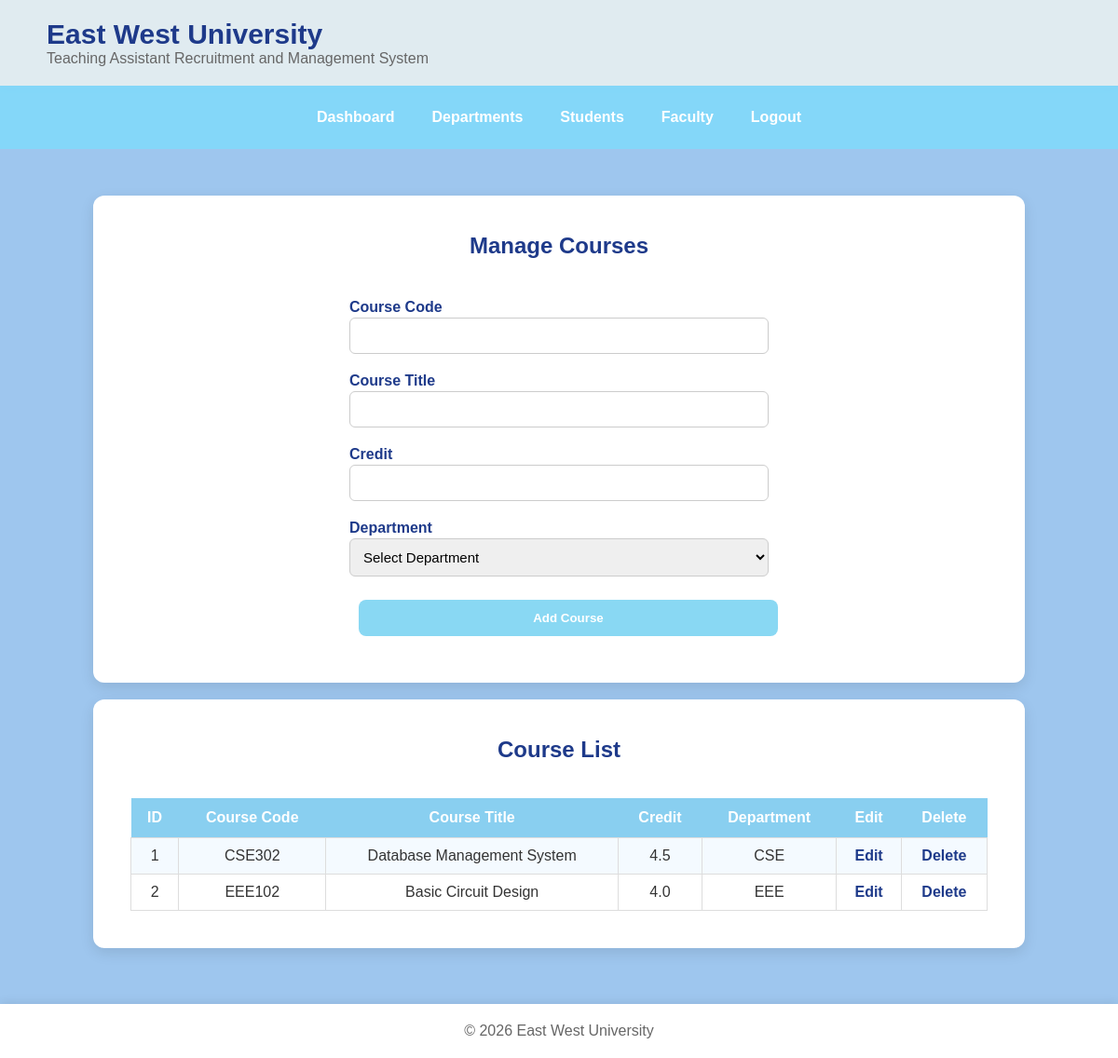
/admin/manage_courses.php (signed in), run on the app's committed database.
### tables this page shows
CREATE TABLE `course` (
  `CourseID` int(11) NOT NULL,
  `CourseCode` varchar(20) NOT NULL,
  `CourseTitle` varchar(100) NOT NULL,
  `Credit` decimal(2,1) NOT NULL,
  `DepartmentID` int(11) NOT NULL
);

CREATE TABLE `department` (
  `DepartmentID` int(11) NOT NULL,
  `DepartmentName` varchar(100) NOT NULL,
  `FloorNo` varchar(100) DEFAULT NULL
);

### admin/manage_courses.php (the view, shortened to what this page needs)
<?php
include "../includes/db_conn.php";
$edit = false;
$course_code = "";
$course_title = "";
$credit = "";
$courses = $conn->query(
    "SELECT
        Course.CourseID,
        Course.CourseCode,
        Course.CourseTitle,
        Course.Credit,
        Department.DepartmentName
     FROM Course
     JOIN Department
     ON Course.DepartmentID =
        Department.DepartmentID
     ORDER BY Course.CourseCode"
);
?>
<!DOCTYPE html>
<html lang="en">
<head>
<link rel="stylesheet"
      href="../css/style.css">
</head>
<body>
<header>
<div class="logo">
    <div>
        <h1>East West University</h1>
        <p>
        Teaching Assistant Recruitment and Management System
        </p>
    </div>
</div>
</header>
<nav>
<a href="dashboard.php">
Dashboard
</a>
<a href="manage_departments.php">
Departments
</a>
<a href="manage_students.php">
Students
</a>
<a href="manage_faculty.php">
Faculty
</a>
<a href="../logout.php">
Logout
</a>
</nav>
<div class="container">
<div class="card">
    <h2>Manage Courses</h2>
    <br>
    <form method="POST"
          class="crud-form">
        <label>
            Course Code
        </label>
        <input
        type="text"
        name="course_code"
        value="<?php echo htmlspecialchars($course_code); ?>"
        required>
        <br>
        <label>
            Course Title
        </label>
        <input
        type="text"
        name="course_title"
        value="<?php echo htmlspecialchars($course_title); ?>"
        required>
        <br>
        <label>
            Credit
        </label>
       <input
        type="number"
        step="0.5"
        min="1"
        max="5"
        name="credit"
        value="<?php echo htmlspecialchars($credit); ?>"
        required>
        <br>
        <label>
            Department
        </label>
        <select
        name="department_id"
        required>
            <option value="">
                Select Department
            </option>
        </select>
        <br>
      <?php
        if($edit)
        {
        ?>
            <input
            type="submit"
            name="update"
            value="Update Course"
            class="btn">
        <?php
        }
        else
        {
        ?>
            <input
            type="submit"
            name="add"
            value="Add Course"
            class="btn">
        <?php
        }
        ?>
    </form>
</div>
<br>
<div class="card">
    <h2>Course List</h2>
  <br>
   <table>
       <tr>
            <th>ID</th>
            <th>Course Code</th>
            <th>Course Title</th>
            <th>Credit</th>
            <th>Department</th>
            <th>Edit</th>
            <th>Delete</th>
        </tr>
        <?php
        if($courses->num_rows > 0)
        {
            while(
                $row =
                $courses->fetch_assoc()
            )
            {
        ?>
        <tr>
          <td>
                <?php
                echo $row['CourseID'];
             ?>
          </td>
            <td>
            <?php
                echo htmlspecialchars(
                    $row['CourseCode']
                );
                ?>
            </td>
            <td>
              <?php
                echo htmlspecialchars(
                    $row['CourseTitle']
                );
                ?>
            </td>
            <td>
                <?php
                echo htmlspecialchars(
                    $row['Credit']
                );
                ?>
            </td>
            <td>
                <?php
                echo htmlspecialchars(
                    $row['DepartmentName']
                );
                ?>
            </td>
            <td>
                <a
                href="manage_courses.php?edit=<?php
                    echo $row['CourseID'];
                ?>">
                    Edit
                </a>
            </td>
            <td>
                <a
                href="manage_courses.php?delete=<?php
                    echo $row['CourseID'];
                ?>"
                onclick="return confirm(
                    'Are you sure you want to delete this course?'
                );">
                    Delete
                </a>
            </td>
        </tr>
        <?php
          }
        }
        ?>
    </table>
</div>
</div>
<footer>
    &copy; 2026 East West University
</footer>
</body>
</html>

### css/style.css (style rules this page uses)
* { margin:0; padding:0; box-sizing:border-box; }
body { font-family:Arial, Helvetica, sans-serif; background:rgb(158, 198, 238); color:#333; }
header { background:rgb(224, 235, 240); padding:20px 50px; box-shadow:0px 3px 10px rgba(0,0,0,0.1); }
.logo { display:flex; align-items:center; }
.logo h1 { color:#1E3A8A; font-size:30px; }
.logo p { color:#666; }
.container { width:90%; max-width:1000px; margin:50px auto; }
.card { background:white; border-radius:12px; padding:40px; text-align:center; box-shadow:0px 5px 15px rgba(0,0,0,0.1); }
.card h2 { color:#1E3A8A; margin-bottom:20px; }
.btn { display:inline-block; background:#89d8f3; color:white; text-decoration:none; padding:12px 25px; margin:10px; border-radius:8px; transition:0.3s; font-weight:bold; }
footer { background:white; margin-top:60px; text-align:center; padding:20px; box-shadow:0px -2px 10px rgba(0,0,0,0.08); color:#666; }
nav { display:flex; flex-wrap:wrap; justify-content:center; gap:10px; background:#83d8faf1; padding:15px; }
nav a { text-decoration:none; color:white; font-weight:bold; padding:10px 15px; border-radius:6px; }
table { width: 100%; border-collapse: collapse; margin-top: 0; }
table th { background: #89CFF0; color: white; padding: 12px; white-space: normal; }
table td { padding: 10px; border: 1px solid #ddd; text-align: center; word-wrap: break-word; overflow-wrap: break-word; }
table tr:nth-child(even) { background: #F4FAFF; }
table a { text-decoration: none; color: #1E3A8A; font-weight: bold; }
.crud-form { width:450px; margin:0 auto; }
.crud-form label { display:block; text-align:left; font-weight:bold; color:#1E3A8A; margin-bottom:2px; margin-top:5px; }
.crud-form input[type=text], .crud-form input[type=password], .crud-form input[type=email], .crud-form input[type=date], .crud-form input[type=number], .crud-form select, .crud-form textarea { width:100%; box-sizing:border-box; padding:10px; border:1px solid #ccc; border-radius:6px; margin-bottom:15px; font-size:15px; }
.crud-form .btn { width:100%; margin-top:10px; border:none; cursor:pointer; }

### data on the page
course: CourseID "1", CourseCode "CSE302", CourseTitle "Database Management System", Credit "4.5", DepartmentID.DepartmentName "CSE"
course: CourseID "2", CourseCode "EEE102", CourseTitle "Basic Circuit Design", Credit "4.0", DepartmentID.DepartmentName "EEE"
